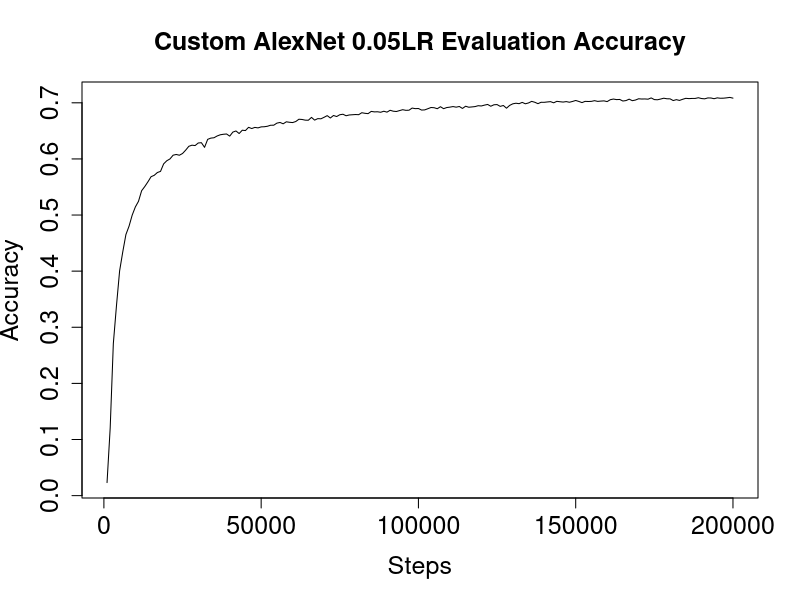

Write R code to recreate this figure.
data <- read.csv(file="alex_05lr.csv", header=TRUE, sep=",")

plot(data$Step, data$Value,type="l",xlab="Steps",
     ylab="Accuracy",main="Custom AlexNet 0.05LR Evaluation Accuracy",cex.lab=1.5, cex.axis=1.5, cex.main=1.5, cex.sub=1.5)
